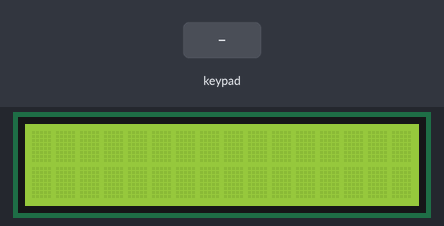
The sketch below on a simulated Arduino Uno, built with avr-gcc and run on an emulated ATmega328P. Parts: 16×2 character LCD. Wiring (inferred from the names in the program): 4×4 keypad with keys 1 2 3 A 4 5 6 B 7 8 9 C E 0 F D: rows pin 10, pin 11, pin 12, pin 13; columns pin 6, pin 7, pin 8, pin 9. The inputs (shaded band) are chosen by the test bench.

Above: at 1.2 s.
1.3 s: keypad keys 1 2 3 4 pressed 0.4 s apart
At 3.2 s:
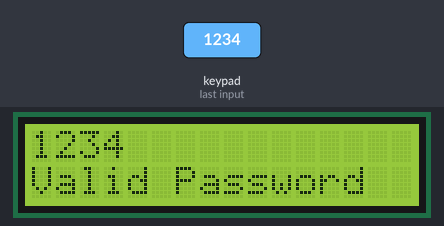
4.4 s: keypad keys 1 3 9 7 pressed 0.4 s apart
At 6.8 s:
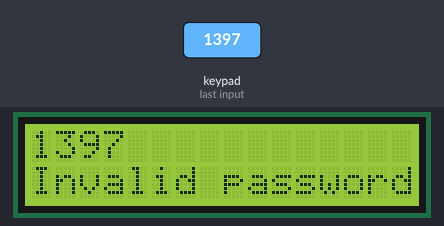
7.5 s: keypad keys 1 2 3 4 A pressed 0.4 s apart
At 9.1 s:
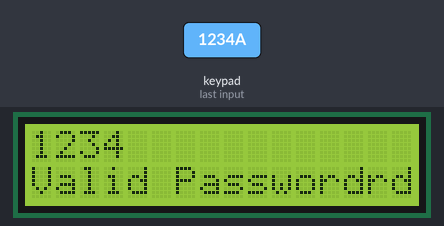
Timing chart, 0 to 10.6 s (numbered marks = the images above; inputs shaded):
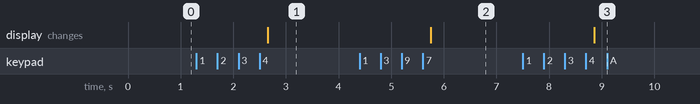

The sketch:

password_on_lcd.ino
```cpp
/*
Arduino IDE version: 1.8.3
Tested on : ARBD-1
Microcontroller:ATMEGA 328p
Written by:Mohammad Waqas
Date:11/06/2019
*/
// include the library code:
#include <LiquidCrystal.h>
void col_on(int pattern);
int row_read();
int pattern[4]={0b1000,0b0100,0b0010,0b0001};//	Patterns for different columns being high at different times
					     //1000 represents column 1 high and rest low and so on
int key[4][4]={{1,2,3,10},{4,5,6,11},{7,8,9,12},{14,0,15,13}};// a 4*4 matrix where every key of the matrix is mentioned
							      // In Keypad Matrix A=10,B=11,C=12,D=13,*=14,#=15
int column[4]={6,7,8,9};
int row[4]={10,11,12,13};

// initialize the library by associating any needed LCD interface pin
// with the arduino pin number it is connected to
const int rs = 4, en =5 , d4 = 0, d5 = 1, d6 = 2, d7 = 3;
LiquidCrystal lcd(rs, en, d4, d5, d6, d7);

void setup() {
  // set up the LCD's number of columns and rows:
  lcd.begin(16, 2);

  pinMode(6,OUTPUT);
 pinMode(7,OUTPUT);
 pinMode(8,OUTPUT);
 pinMode(9,OUTPUT); 		//Pins D6,D7,D8 and D9 are columns of the keypad matrix
 pinMode(10,INPUT);
 pinMode(11,INPUT);
 pinMode(12,INPUT);		//Pins D10,D11,D12,D13 	are rows of the keypad matrix
 pinMode(13,INPUT);

}
int password=1234;
int key_store[4];
int count=0;
int b=0;
void loop() {
  // set the cursor to column 0, row 0

  lcd.setCursor(0, 0);


  for(int i=0;i<4;i++)
  {
    col_on(pattern[i]); //Calling col_on function and passing patterns
    int j=row_read();//Storing the values of the rows reading value from the user
    if(j!=5){		//Indicating that one of the keys has been pressed
      key_store[count]=key[j][i];//Storing the key preesses inside keystore
      count=count+1;
      if(count==4)
      {
        count=0;
        b=(key_store[0]*1000)+(key_store[1]*100)+(key_store[2]*10)+(key_store[3]);
        lcd.print(b);
        lcd.setCursor(0,1);
        if(b==password)
          lcd.print("Valid Password");//Printing on lcd
        else
        lcd.print("Invalid password");
      }
    }
  }
}

void col_on(int pattern)
{
  digitalWrite(column[0],pattern==8);//set columns to high or low here set column 1 to high and rest low
  digitalWrite(column[1],pattern==4);//column 2 high and rest low
  digitalWrite(column[2],pattern==2);
  digitalWrite(column[3],pattern==1);
}

int row_read()
{

  if(digitalRead(row[0]))
  {
    delay(3);//to remove slight bouncing
while(digitalRead(row[0]));//Wait until another key is pressed
  return 0;}
  if(digitalRead(row[1]))

  {delay(3);
    while(digitalRead(row[1]));

    return 1;}
  if(digitalRead(row[2]))
  {
    delay(3);while(digitalRead(row[2]));
    return 2;

  }
  if(digitalRead(row[3]))
  {delay(3);
    while(digitalRead(row[3]));

  return 3;
  }
  return 5;//if no key has been pressed
}
```

Measured:
- after the input at 1.3 s, the display: changes after 1.4 s (image 1)
- after the input at 4.4 s, the display: changes after 1.4 s (image 2)
- after the input at 7.5 s, the display: changes after 1.4 s (image 3)
